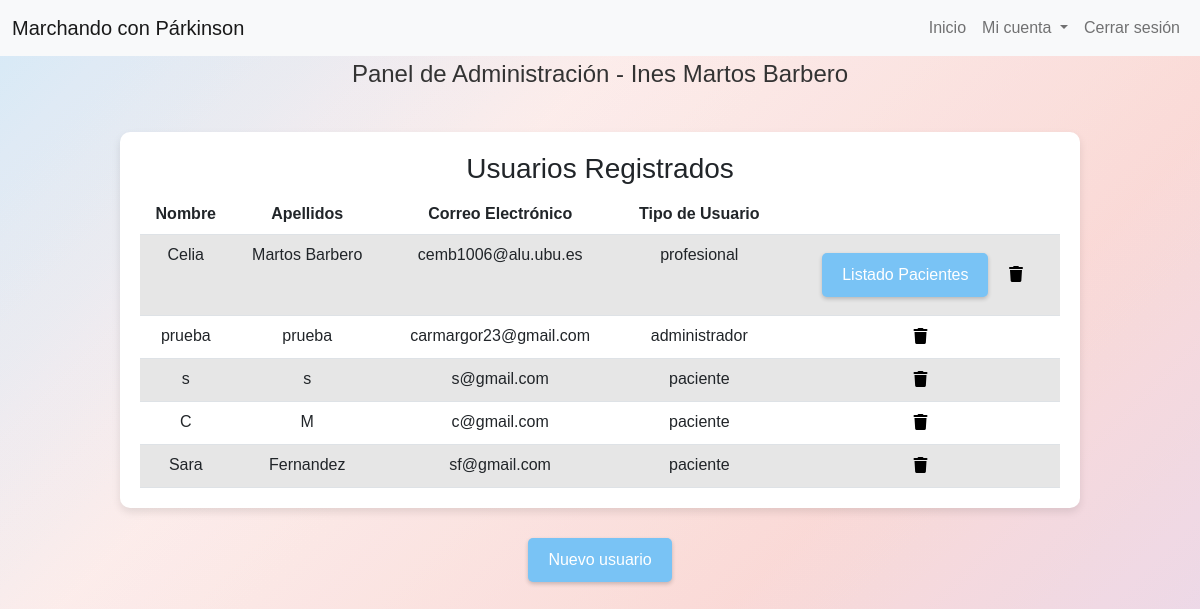
/admin/inicioAdmin.php (signed in), run on the app's committed database.
### tables this page shows
CREATE TABLE `usuarios` (
  `id_usuario` int(11) NOT NULL,
  `nombre` varchar(255) NOT NULL,
  `apellidos` varchar(255) NOT NULL,
  `correo_electronico` varchar(255) NOT NULL,
  `contrasena` varchar(255) NOT NULL,
  `tipo_usuario` enum('administrador','profesional','paciente') DEFAULT NULL
);

### admin/inicioAdmin.php (the view, shortened to what this page needs)
<!DOCTYPE html>
<html lang="es" dir="ltr" xml:lang="es" xmlns="http://www.w3.org/1999/xhtml" class="responsive">
<head>
    <link href="https://cdnjs.cloudflare.com/ajax/libs/font-awesome/6.1.1/css/all.min.css" rel="stylesheet">
    <link rel="stylesheet" href="https://cdn.jsdelivr.net/npm/bootstrap@5.2.3/dist/css/bootstrap.min.css">
</head>
<body>
    <?php
    include 'menu.php';
    $servername = "localhost";
    $db_username = "root";
    $db_password = "";
    $db_name = "webparkinson";
    $conn = new mysqli($servername, $db_username, $db_password, $db_name);
    $idUsuarioActual = $_SESSION['user_id'];
    $sql = "SELECT id_usuario, nombre, apellidos, correo_electronico, tipo_usuario FROM usuarios WHERE id_usuario != $idUsuarioActual";    $result = $conn->query($sql);
    $usuarios = [];
    if ($result->num_rows > 0) {
        while($row = $result->fetch_assoc()) {
            $usuarios[] = $row;
        }
    } else {
        echo "No hay usuarios registrados.";
    }
    ?>
    <div class="content">
        <div class="welcome-message">
            Panel de Administración - <?php echo $_SESSION['nombre']; ?> <?php echo $_SESSION['apellidos']; ?>
        </div>
        <div class="tabla-usuarios">
            <h3>Usuarios Registrados</h3>
            <table class="table table-striped">
                <thead>
                    <tr>
                        <th>Nombre</th>
                        <th>Apellidos</th>
                        <th>Correo Electrónico</th>
                        <th>Tipo de Usuario</th>
                        <th colspan="2"></th>
                    </tr>
                </thead>
                <tbody>
                    <?php foreach ($usuarios as $usuario): ?>
                        <tr>
                            <td><?php echo htmlspecialchars($usuario['nombre']); ?></td>
                            <td><?php echo htmlspecialchars($usuario['apellidos']); ?></td>
                            <td><?php echo htmlspecialchars($usuario['correo_electronico']); ?></td>
                            <td><?php echo htmlspecialchars($usuario['tipo_usuario']); ?></td>
                            <td>
                                <?php if ($usuario['tipo_usuario'] == 'profesional'): ?>
                                    <button type="submit" onclick = "location.href='listadoPacientes.php?id_usuario=<?php echo htmlspecialchars($usuario['id_usuario']); ?>'">Listado Pacientes</button>
                                <?php endif; ?>
                                <button onclick="confirmarAccionConId('eliminarUsuario', <?php echo htmlspecialchars($usuario['id_usuario']); ?>)" class="icono-papelera">
                                    <i class="fa fa-trash"></i>
                                </button>
                            </td>
                        </tr>
                    <?php endforeach; ?>
                </tbody>
            </table>
        </div>
        <div class="botones-actividades">
            <button type="submit" onclick="location.href='crearUsuarioHTML.php'">Nuevo usuario</button>
        </div>
    </div>
</body>
</html>

### admin/inicioAdmin.php (style rules this page uses)
html, body { height: 100%; margin: 0; background: linear-gradient(135deg, rgba(174, 214, 241, 0.3), rgba(250, 219, 216, 0.3), rgba(245, 183, 177, 0.3), rgba(210, 180, 222, 0.3)); background-blend-mode: overlay; font-family: Arial, sans-serif; }
.welcome-message { color: #333; font-size: 24px; margin-bottom: 40px; }
.content { text-align: center; width: 100%; top: 50%; left: 50%; overflow: auto; }
.tabla-usuarios { background-color: #fff; padding: 20px; margin: 20px auto; border-radius: 10px; box-shadow: 0 4px 8px rgba(0, 0, 0, 0.1); width: auto; max-width: 80%; }
.table-striped tbody tr:nth-of-type(odd) { background-color: rgba(0, 0, 0, .05); }
.table { margin: auto; max-width: 100%; }
.icono-papelera { background: none; border: none; cursor: pointer; color: black; }
button[type="submit"] { margin: 10px; padding: 10px 20px; border: none; background-color: #79c3f5; color: white; cursor: pointer; transition: background-color 0.3s ease; border-radius: 5px; box-shadow: 0 2px 4px rgba(0, 0, 0, 0.2); }

### data on the page
usuarios: nombre "Celia", apellidos "Martos Barbero", correo_electronico "cemb1006@alu.ubu.es", tipo_usuario "profesional"
usuarios: nombre "prueba", apellidos "prueba", correo_electronico "carmargor23@gmail.com", tipo_usuario "administrador"
usuarios: nombre "s", apellidos "s", correo_electronico "s@gmail.com", tipo_usuario "paciente"
usuarios: nombre "C", apellidos "M", correo_electronico "c@gmail.com", tipo_usuario "paciente"
usuarios: nombre "Sara", apellidos "Fernandez", correo_electronico "sf@gmail.com", tipo_usuario "paciente"

### other printed values
$_SESSION['nombre'] "Ines"
$_SESSION['apellidos'] "Martos Barbero"
